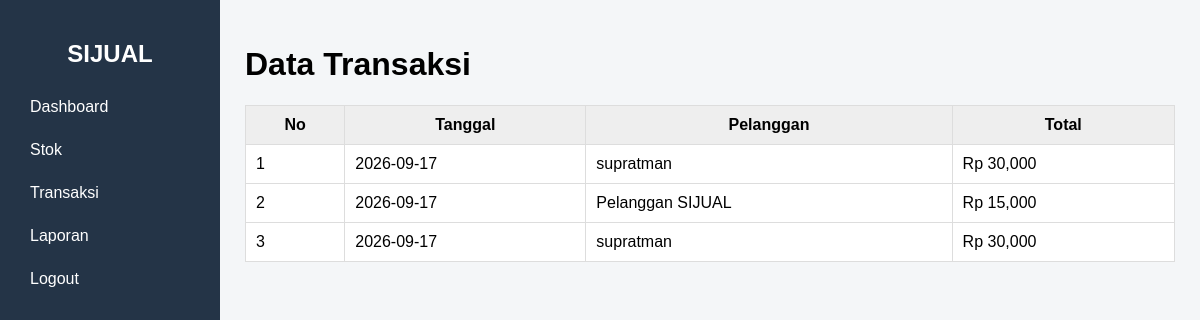
The page /manager/transaksi.php (signed in) on the database its author committed.
### tables this page shows
CREATE TABLE `tb_transaksi` (
  `id_transaksi` int(11) NOT NULL,
  `id_pelanggan` int(11) DEFAULT NULL,
  `tanggal_transaksi` date NOT NULL,
  `total_harga` decimal(12,2) NOT NULL DEFAULT 0.00
);

CREATE TABLE `tb_pelanggan` (
  `id_pelanggan` int(11) NOT NULL,
  `id_user` int(11) DEFAULT NULL,
  `nama_pelanggan` varchar(100) NOT NULL,
  `alamat` text DEFAULT NULL,
  `no_hp` varchar(20) DEFAULT NULL
);

### manager/transaksi.php (the view, shortened to what this page needs)
<?php
include "../config/koneksi.php";
$data = mysqli_query($koneksi, "
SELECT
tb_transaksi.*,
tb_pelanggan.nama_pelanggan
FROM tb_transaksi
LEFT JOIN tb_pelanggan
ON tb_transaksi.id_pelanggan =
tb_pelanggan.id_pelanggan
ORDER BY id_transaksi DESC
");
?>
<!DOCTYPE html>
<html>
<head>
    <link rel="stylesheet" href="../css/style.css">
</head>
<body>
<div class="sidebar">
<h2>SIJUAL</h2>
<a href="dashboard.php">Dashboard</a>
<a href="stok.php">Stok</a>
<a href="transaksi.php">Transaksi</a>
<a href="laporan.php">Laporan</a>
<a href="../logout.php">Logout</a>
</div>
<div class="main">
<h1>Data Transaksi</h1>
<table>
<tr>
<th>No</th>
<th>Tanggal</th>
<th>Pelanggan</th>
<th>Total</th>
</tr>
<?php
$no = 1;
while ($t = mysqli_fetch_assoc($data)) {
?>
<tr>
<td><?= $no++; ?></td>
<td><?= $t['tanggal_transaksi']; ?></td>
<td><?= $t['nama_pelanggan'] ?? '-'; ?></td>
<td>
Rp <?= number_format($t['total_harga']); ?>
</td>
</tr>
<?php } ?>
</table>
</div>
</body>
</html>

### css/style.css (style rules this page uses)
* { box-sizing: border-box; }
body { margin: 0; font-family: Arial, sans-serif; background: #f4f6f8; }
.sidebar { width: 220px; height: 100vh; position: fixed; background: #243447; color: white; padding: 20px; }
.sidebar h2 { text-align: center; }
.sidebar a { display: block; color: white; text-decoration: none; padding: 10px; margin: 5px 0; }
.main { margin-left: 220px; padding: 25px; }
table { width: 100%; border-collapse: collapse; background: white; }
th, td { border: 1px solid #ddd; padding: 10px; }
th { background: #eee; }

### rows shown on the page
tb_transaksi: tanggal_transaksi "2026-09-17", id_pelanggan.nama_pelanggan "supratman", total_harga "30,000"
tb_transaksi: tanggal_transaksi "2026-09-17", id_pelanggan.nama_pelanggan "Pelanggan SIJUAL", total_harga "15,000"
tb_transaksi: tanggal_transaksi "2026-09-17", id_pelanggan.nama_pelanggan "supratman", total_harga "30,000"
